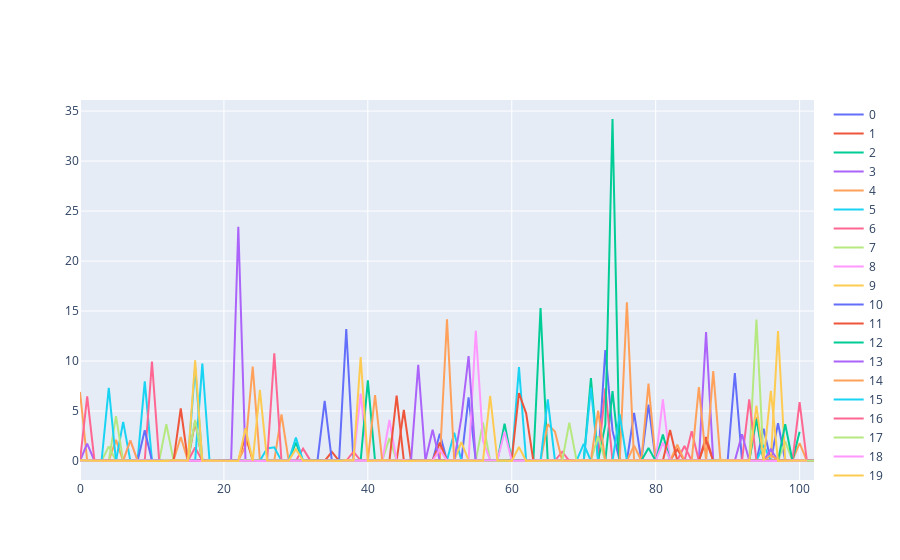

Notebook code cell kept with this figure:
### Code cell
import plotly.express as px
import plotly.graph_objects as go

# for i, df in enumerate(solved_dfs):
#     plt.plot(df["error"], label=i)
# plt.legend()
# plt.show()

data = {i: df for i, df in enumerate(solved_dfs)}
fig = go.Figure()

for i in data:
    fig = fig.add_trace(go.Line(y = data[i]["error"], 
                                   name = i))
fig.show()
